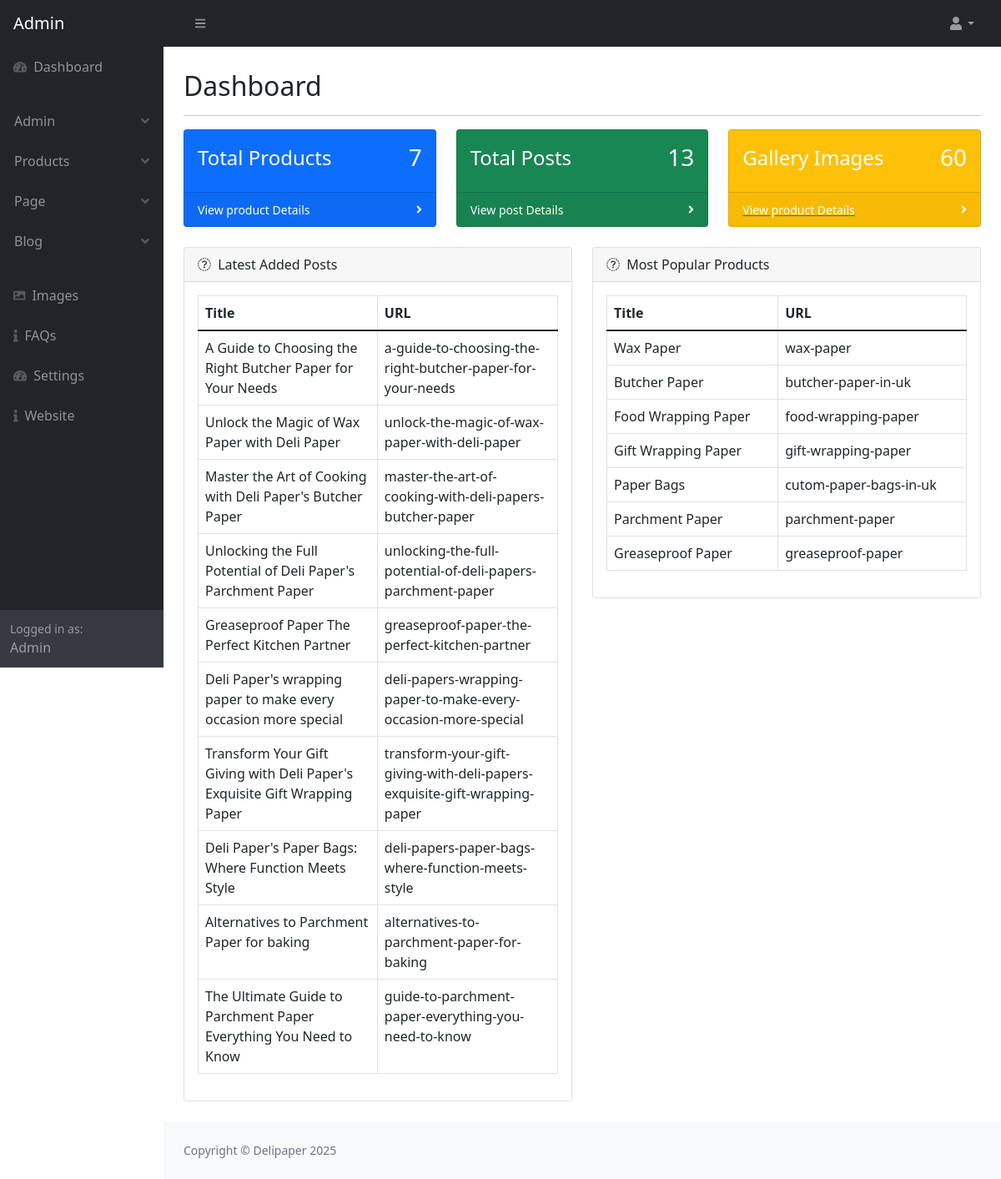
Before: /admin/index.php (signed in) with the older database file.
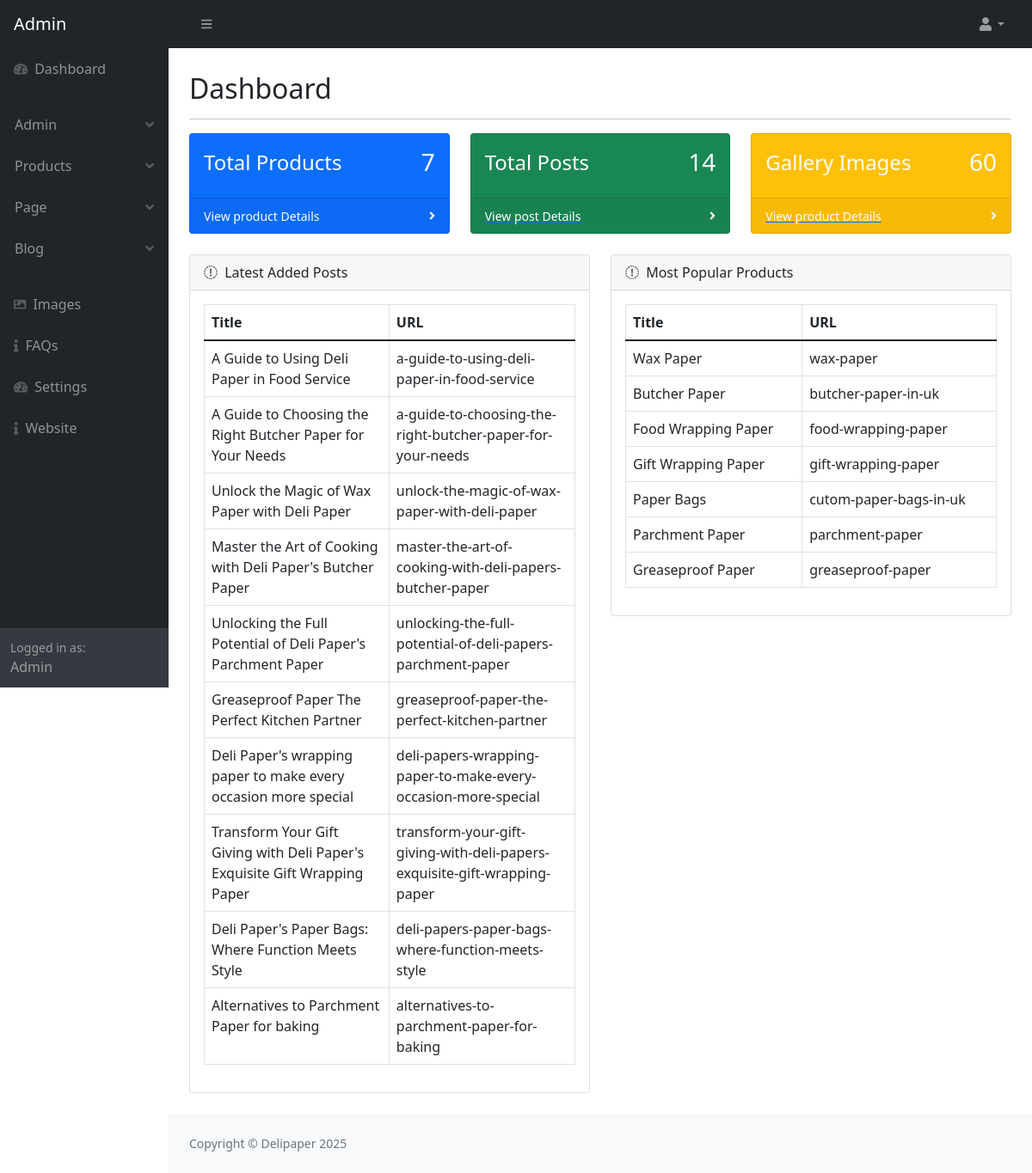
After: the same page with the newer database file.
### tables this page shows
CREATE TABLE `post` (
  `post_id` int(11) NOT NULL AUTO_INCREMENT,
  `category_id` int(11) NOT NULL,
  `post_title` varchar(500) NOT NULL,
  `post_url` varchar(500) NOT NULL,
  `post_content` text NOT NULL,
  `post_thumbnail` varchar(500) NOT NULL,
  `post_views` int(11) NOT NULL,
  `post_date` varchar(255) NOT NULL,
  `post_status` varchar(255) NOT NULL,
  `post_index` varchar(255) NOT NULL,
  PRIMARY KEY (`post_id`)
);

CREATE TABLE `product` (
  `product_id` int(11) NOT NULL AUTO_INCREMENT,
  `product_name` varchar(255) NOT NULL,
  `product_url` varchar(255) DEFAULT NULL,
  `product_short_description` text NOT NULL,
  `product_content` text DEFAULT NULL,
  `product_thumbnail` varchar(255) DEFAULT NULL,
  `product_image1` varchar(500) NOT NULL,
  `product_image2` varchar(500) NOT NULL,
  `product_meta_title` varchar(255) DEFAULT NULL,
  `product_meta_description` text DEFAULT NULL,
  `product_meta_keywords` text DEFAULT NULL,
  `product_status` enum('active','inactive') DEFAULT 'active',
  `created_at` timestamp NOT NULL DEFAULT current_timestamp(),
  `updated_at` timestamp NOT NULL DEFAULT current_timestamp() ON UPDATE current_timestamp(),
  `product_index` varchar(255) NOT NULL,
  PRIMARY KEY (`product_id`)
);

### admin/index.php (the view, shortened to what the changed rows need)
<?php require_once('parts/top.php'); ?>
</head>
<body class="sb-nav-fixed">
    <div id="layoutSidenav">
        <div id="layoutSidenav_content">
            <main>
                <div class="container-fluid px-4">
                    <br>
                    <h2 class="mt-1">Dashboard</h2>
                    <div class="row">
                        <?php
                        require_once('parts/db.php');
                        $select_post = "SELECT * FROM post ";
                        $run_post = mysqli_query($conn, $select_post);
                        $total_post = mysqli_num_rows($run_post);
                        ?>
                        <div class="col-xl-4 col-md-6">
                            <div class="card bg-success text-white mb-4">
                                <div class="card-body d-flex justify-content-between align-items-center">
                                    <h4>Total Posts</h4>
                                    <h3><?php echo $total_post; ?></h3>
                                </div>
                            </div>
                        </div>
                    </div>
                    <div class="row">
                        <div class="col-xl-6">
                            <div class="card mb-4">
                                <div class="card-body">
                                    <table class="table table-hover table-bordered">
                                        <thead>
                                            <tr>
                                                <th>Title</th>
                                                <th>URL</th>
                                            </tr>
                                        </thead>
                                        <tbody>
                                            <?php
                                            require_once('parts/db.php');
                                            $select = "SELECT * FROM post ORDER BY post_id DESC LIMIT 10";
                                            $run = mysqli_query($conn, $select);
                                            while ($row = mysqli_fetch_array($run)) {
                                                $post_title = $row['post_title'];
                                                $post_url = $row['post_url'];
                                            ?>
                                            <tr>
                                                <td><?php echo $post_title; ?></td>
                                                <td><?php echo $post_url; ?></td>
                                            </tr>
                                            <?php    } ?>
                                        </tbody>
                                    </table>
                                </div>
                            </div>
                        </div>
                        <div class="col-xl-6">
                            <div class="card mb-4">
                                <div class="card-body">
                                    <table class="table table-hover table-bordered">
                                        <thead>
                                            <tr>
                                                <th>Title</th>
                                                <th>URL</th>
                                            </tr>
                                        </thead>
                                        <tbody>
                                            <?php
                                            require_once('parts/db.php');
                                            $select = "SELECT * FROM product ";
                                            $run = mysqli_query($conn, $select);
                                            while ($row = mysqli_fetch_array($run)) {
                                                $product_name = $row['product_name'];
                                                $product_url = $row['product_url'];
                                            ?>
                                            <tr>
                                                <td><?php echo $product_name; ?></td>
                                                <td><?php echo $product_url; ?></td>
                                            </tr>
                                            <?php    } ?>
                                        </tbody>
                                    </table>
                                </div>
                            </div>
                        </div>
                    </div>
                </div>
            </main>
        </div>
    </div>
</body>
</html>

Changed rows visible on the page:
no longer on this page (row unchanged): post: post_title "The Ultimate Guide to Parchment Paper Everything You Need to Know", post_url "guide-to-parchment-paper-everything-you-need-to-know"
added post: post_title "A Guide to Using Deli Paper in Food Service", post_url "a-guide-to-using-deli-paper-in-food-service"
Other visible differences:
$total_post: "13" → "14"
